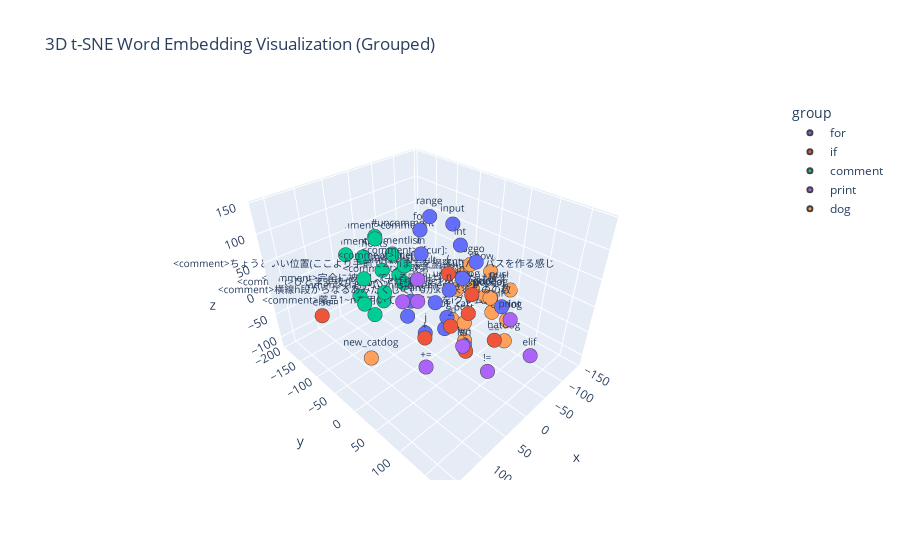

Notebook code cell kept with this figure:
### Markdown cell above
Here, we plot the embeddings of some central words along with their closest similar ones using the usual function plot_word_embedding_grouped.  
We observe a separation between the comment-tagged tokens and the other code-symbols.  
Additionally, there is a noticeable distinction between the word 'dog' (which isn't even in the vocabulary) and the others, highlighting their semantic distance.

### Code cell
# Plotting the embeddings of some central words with their closest similar ones using the usual function
centers=["for", "if", "comment", "print", "dog"]
plot_word_embedding_grouped(ft_model_code, centers)

### Figure 1 — Plotly figure (JSON) as saved in the notebook; plotly's stock layout.template omitted (floating-point values rounded to 4 significant figures)
{"data": [{"hovertemplate": "group=for<br>x=%{x}<br>y=%{y}<br>z=%{z}<br>word=%{text}<extra></extra>", "legendgroup": "for", "marker": {"color": "#636efa", "line": {"width": 2}, "size": 5, "symbol": "circle"}, "mode": "markers+text", "name": "for", "scene": "scene", "showlegend": true, "text": ["range", "in", "i", "input", "n", "if", "j", "1", "len", "int", "]", "[", "=", ")", "-", "for"], "textfont": {"size": 10}, "type": "scatter3d", "x": [14.04, 10.99, 20.84, -60.91, 42.61, -22.52, 29.07, 32.95, 1.833, -44.72, 58.67, 57.24, -23.63, -21.12, 19.87, 11.62], "y": [-1.168, -22.13, 38.25, -25.06, 64.42, 107.1, 4.347, 53.13, 63.42, 6.121, 5.446, -4.802, 54.93, 32.92, 16.79, -23.23], "z": [144.3, 75.03, -27.6, 97.32, 68.39, 28.1, -52.01, 9.728, -58.74, 78.97, 27.31, -7.184, 79.42, 42.32, 9.86, 114.7]}, {"hovertemplate": "group=if<br>x=%{x}<br>y=%{y}<br>z=%{z}<br>word=%{text}<extra></extra>", "legendgroup": "if", "marker": {"color": "#EF553B", "line": {"width": 2}, "size": 5, "symbol": "circle"}, "mode": "markers+text", "name": "if", "scene": "scene", "showlegend": true, "text": [":", "0", "==", "(", "+", "else", ">", "2"], "textfont": {"size": 10}, "type": "scatter3d", "x": [1.485, -3.831, 14.68, 7.784, 70.88, 163.4, 38.21, 60.02], "y": [70.82, 62.48, 126.2, 30.82, 46.08, -67.81, 95.66, 84.57], "z": [43.1, 1.456, 0.06619, 63.23, -10.63, 18.01, -25.3, 27.61]}, {"hovertemplate": "group=comment<br>x=%{x}<br>y=%{y}<br>z=%{z}<br>word=%{text}<extra></extra>", "legendgroup": "comment", "marker": {"color": "#00cc96", "line": {"width": 2}, "size": 5, "symbol": "circle"}, "mode": "markers+text", "name": "comment", "scene": "scene", "showlegend": true, "text": ["comments", "commentslist", "commentlist", "<comment>#uncomment", "<comment>ちょうどいい位置(ここより手前で2**iまでを網羅)にバイパスを作る感じ", "<comment>g[cur]:", "<comment>comment", "<comment>读取第一行的n", "comment_result", "<comment>完全に被覆している区間は狭い方だけ残す", "<comment>薬品1~nを用いて、タイプaをiグラム、", "<comment>横線h段からなるあみだくじで、0がkに来るものの数", "<comment>class=\\\\\\\"hljs-comment\\\\\\\">#", "<comment>line[-1]", "<comment>ひとまず枝があるペアは枝の長さをセット", "comment"], "textfont": {"size": 10}, "type": "scatter3d", "x": [-5.735, -22.67, -45.81, -33.91, 66.86, -24.16, -11.92, -23.01, -54.41, 42.66, 64.72, 85.63, 23.66, 1.292, 68.26, 32.47], "y": [-192.2, -159.9, -157.0, -189.6, -94.42, -100.2, -160.7, -102.0, -150.8, -75.05, -75.93, -72.11, -102.4, -130.1, -107.7, -189.8], "z": [-9.914, -32.02, -5.706, 22.47, 22.89, 3.618, 37.36, -32.29, -52.25, -6.056, -39.73, -5.169, -47.17, -7.592, -17.28, 11.72]}, {"hovertemplate": "group=print<br>x=%{x}<br>y=%{y}<br>z=%{z}<br>word=%{text}<extra></extra>", "legendgroup": "print", "marker": {"color": "#ab63fa", "line": {"width": 2}, "size": 5, "symbol": "circle"}, "mode": "markers+text", "name": "print", "scene": "scene", "showlegend": true, "text": ["+=", "elif", "%", "!=", "ans", "a", "c", "print"], "textfont": {"size": 10}, "type": "scatter3d", "x": [103.1, -1.492, 76.6, 45.01, 110.8, 77.14, 102.0, 23.45], "y": [80.87, 175.6, 121.2, 141.4, 74.63, 39.7, 36.77, 152.7], "z": [-21.31, -6.919, 25.52, -27.97, 90.65, 89.98, 65.44, 56.93]}, {"hovertemplate": "group=dog<br>x=%{x}<br>y=%{y}<br>z=%{z}<br>word=%{text}<extra></extra>", "legendgroup": "dog", "marker": {"color": "#FFA15A", "line": {"width": 2}, "size": 5, "symbol": "circle"}, "mode": "markers+text", "name": "dog", "scene": "scene", "showlegend": true, "text": ["pdog", "popdog", "cntdog", "catdog", "showdog", "hatdog", "pushdog", "new_catdog", "dog_cat", "pcat", "uncle_dog", "doggo", "popcat", "cntcat", "cat", "dog"], "textfont": {"size": 10}, "type": "scatter3d", "x": [-126.5, -107.9, -142.3, -106.8, -139.0, -83.96, -144.0, 130.9, -59.32, -54.73, -85.07, -105.8, -83.92, -139.1, -55.48, -137.1], "y": [0.8005, 26.12, -42.36, 64.27, -1.413, 79.38, 40.03, -4.542, -17.94, 14.41, -32.03, -21.53, 41.92, -67.95, 16.71, 10.96], "z": [-62.18, -41.16, -74.23, -69.34, -15.9, -92.18, -36.97, -43.51, -87.24, -73.9, -42.1, 5.035, -22.21, -53.99, -113.5, -98.39]}], "layout": {"legend": {"title": {"text": "group"}, "tracegroupgap": 0}, "scene": {"domain": {"x": [0, 1], "y": [0, 1]}, "xaxis": {"title": {"text": "x"}}, "yaxis": {"title": {"text": "y"}}, "zaxis": {"title": {"text": "z"}}}, "title": {"text": "3D t-SNE Word Embedding Visualization (Grouped)"}}}
